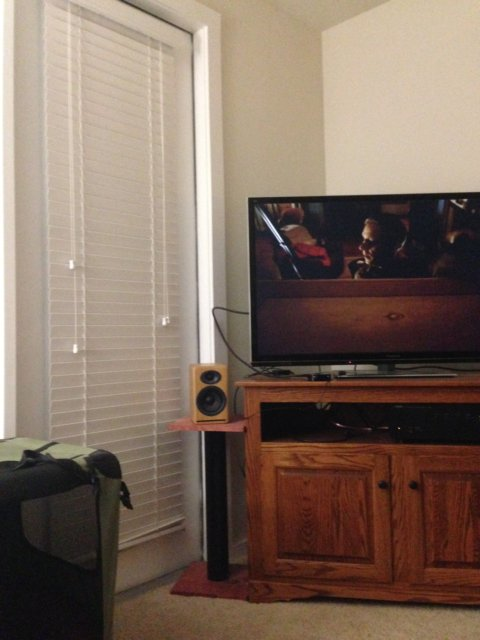
#> input picture room1.jpg, 480 x 640 px, given in place of Image.png, which was not available
$ jupyter execute Harris_Algorithm_Implementation1.ipynb   (shell and % lines are left out)
#> lines starting #> are read from the running program, lines starting #| are printed output that depends on the picture; after the words box and inside, x2 and y2 are one past the last pixel; in counts of white or black regions, pixels touching at a corner belong together; pictures that were not available may be replaced by others from this repository, and a replacement may not be noted
[cell 1]
import cv2
import numpy as np
import scipy.ndimage as ndi
from scipy import signal as sig
import matplotlib.pyplot as plt
from google.colab import files
from google.colab.patches import cv2_imshow

uploaded = files.upload()
#> the answer given: room1.jpg
image=cv2.imread("Image.png")
#> image is the input picture: shape (640, 480, 3); mean B, G, R 95.3, 108.5, 127.8
gray_image = cv2.cvtColor(image, cv2.COLOR_BGR2GRAY)
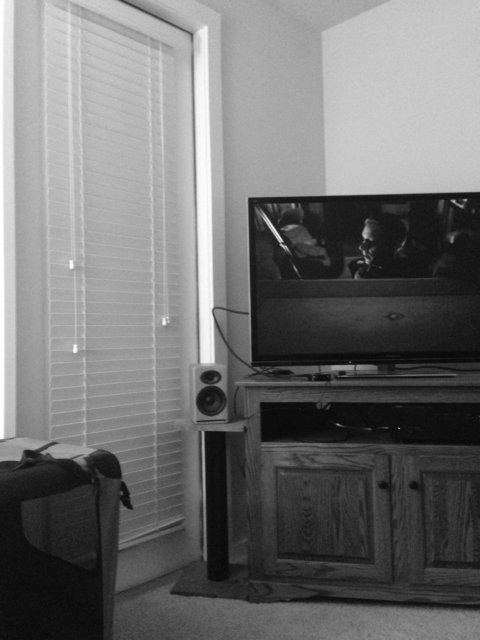
#> gray_image: shape (640, 480); min 2, max 255, mean 112.7
float_image = np.float32(gray_image)

[cell 2]
dest = cv2.cornerHarris(float_image, 2, 5, 0.07)
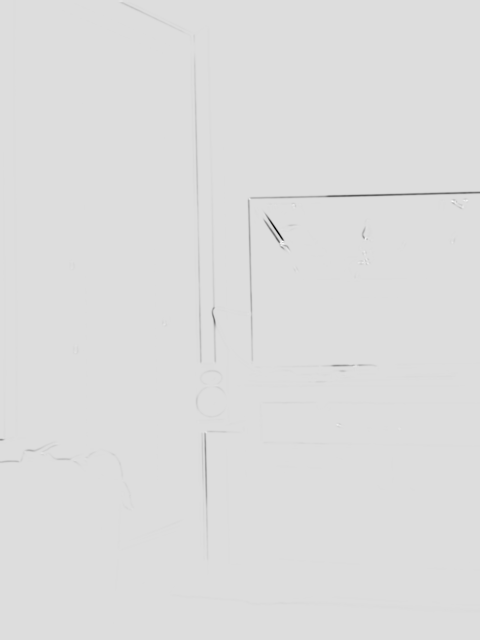
#> dest: shape (640, 480) float32; min -4.21e+09, max 644233088, mean -7362043; drawn with min black and max white
dest = cv2.dilate(dest, None)
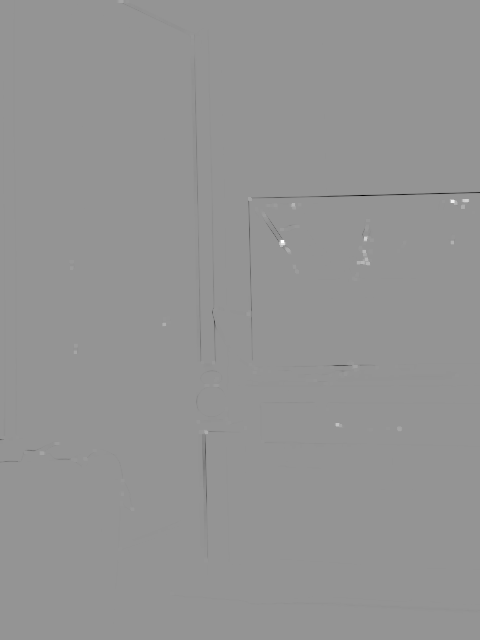
#> dest: shape (640, 480) float32; min -892507712, max 644233088, mean -515275.5; drawn with min black and max white

copy_image = np.copy(image)
image[dest > 0.01*dest.max()] = [0, 0, 255]
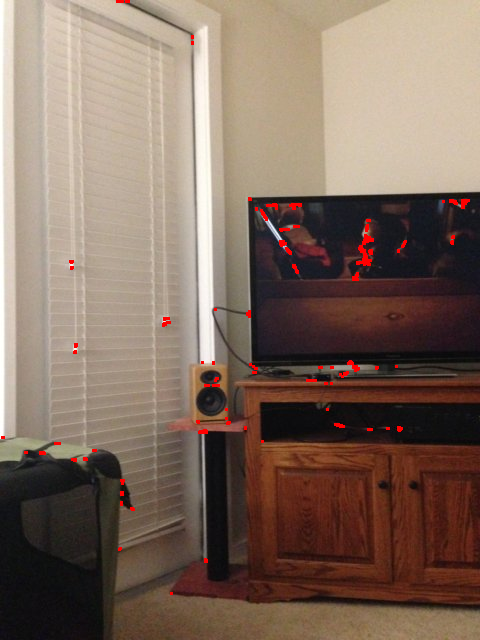
#> image: shape (640, 480, 3); 0.63% of pixels changed, all inside (x1, y1, x2, y2) = (1, 0, 470, 595)

[cell 3]
def diff_x(gray_image):
  filter1 = np.array([[-1, 0, 1], [-2, 0, 2], [-1, 0, 1]])
  return sig.convolve2d(gray_image, filter1, mode = 'same')

def diff_y(gray_image):
  filter2 = np.array([[1, 2, 1], [0, 0, 0], [-1, -2, -1]])
  return sig.convolve2d(gray_image, filter2, mode = 'same')
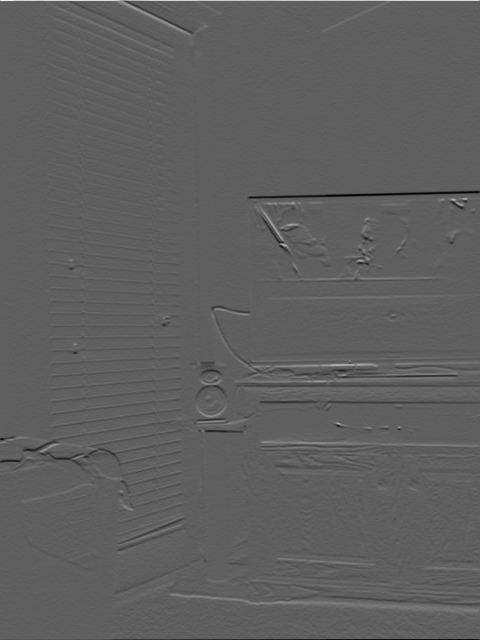
#> returned value: shape (640, 480) int64; min -615, max 1015, mean -0.6; drawn with min black and max white

[cell 4]
I_x = diff_x(gray_image)
I_y = diff_y(gray_image)

Ixx = ndi.gaussian_filter(I_x**2, sigma = 1)
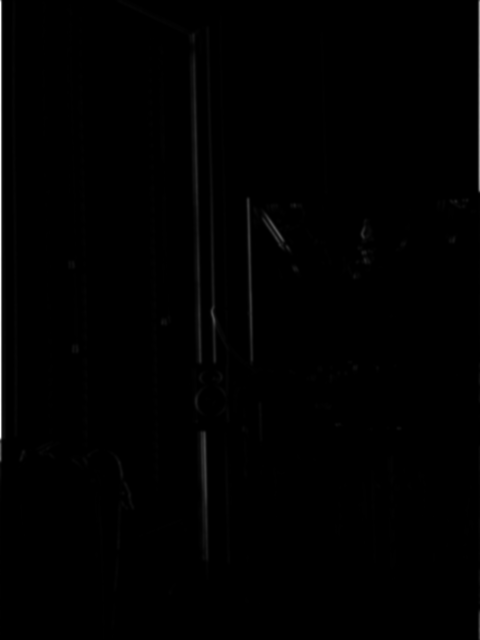
#> Ixx: shape (640, 480) int64; min 0, max 667066, mean 3727.9; drawn with min black and max white
Ixy = ndi.gaussian_filter(I_x*I_y, sigma = 1)
Iyy = ndi.gaussian_filter(I_y**2, sigma = 1)
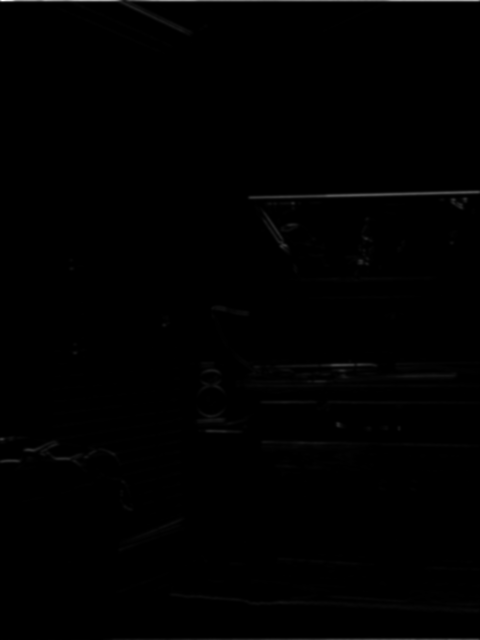
#> Iyy: shape (640, 480) int64; min 0, max 629340, mean 2744.6; drawn with min black and max white

k = 0.05
trace_A = Ixx + Iyy
determinant_A = Ixx*Iyy - Ixy**2
harris_response = determinant_A - k*(trace_A**2)
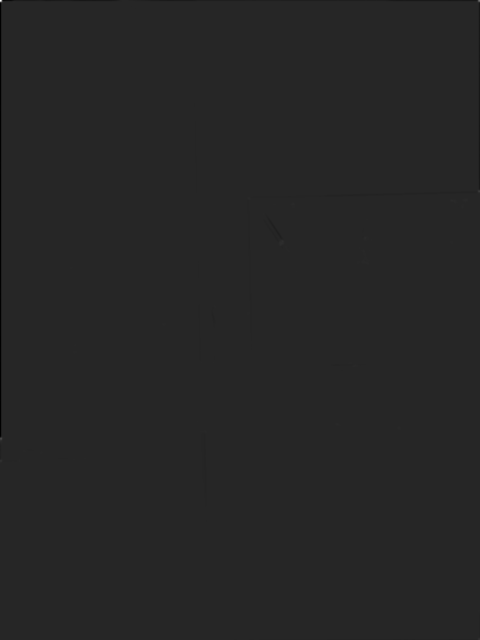
#> harris_response: shape (640, 480) float64; min -2.22e+10, max 1.25e+11, mean -59740327.6; drawn with min black and max white

[cell 5]
corner_image = np.copy(copy_image)
remaining_image = np.copy(copy_image)

for rowindex, response in enumerate(harris_response):
  for colindex, r in enumerate(response):
    if r>0:
      corner_image[rowindex, colindex] = [0,255,0]
    elif r<0:
      remaining_image[rowindex, colindex] = [255,0,0]
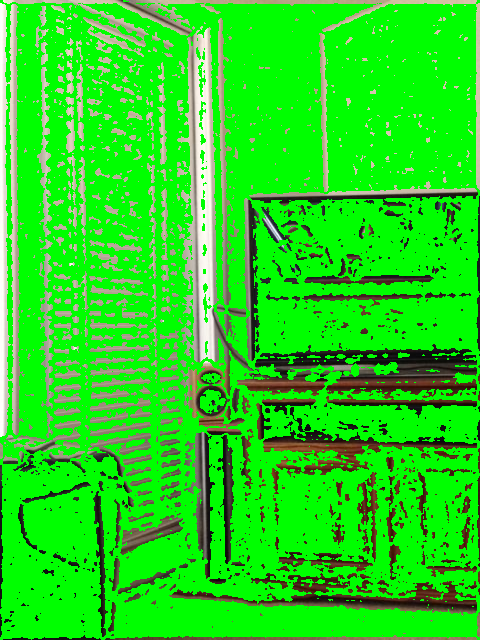
#> corner_image: shape (640, 480, 3); mean B, G, R 27.5, 215.6, 36
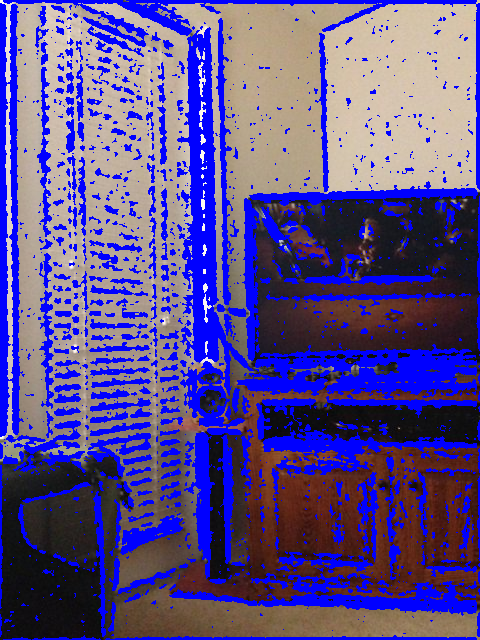
#> remaining_image: shape (640, 480, 3); mean B, G, R 138.1, 77.6, 91.8

#original image
plt.imshow(copy_image)

$ run again, on room2.jpg
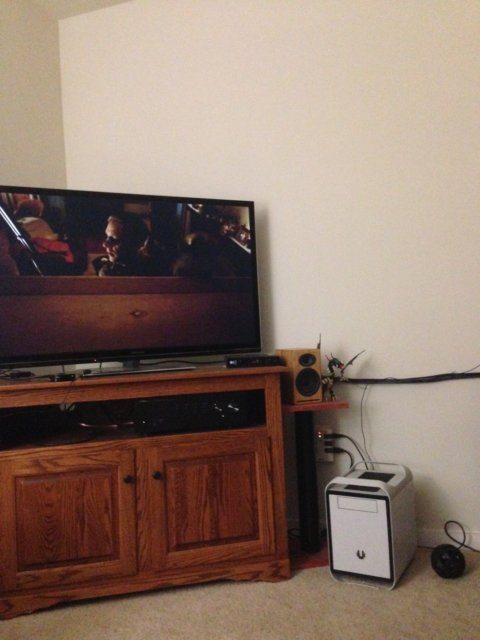
#> input picture room2.jpg, 480 x 640 px, given in place of Image.png, which was not available
#> image is the input picture: shape (640, 480, 3); mean B, G, R 105.4, 117.7, 139.1
#> image: shape (640, 480, 3); 0.72% of pixels changed, all inside (x1, y1, x2, y2) = (0, 192, 468, 592)
#> `Iyy = ndi.gaussian_filter(I_y**2, sigma = 1)`:
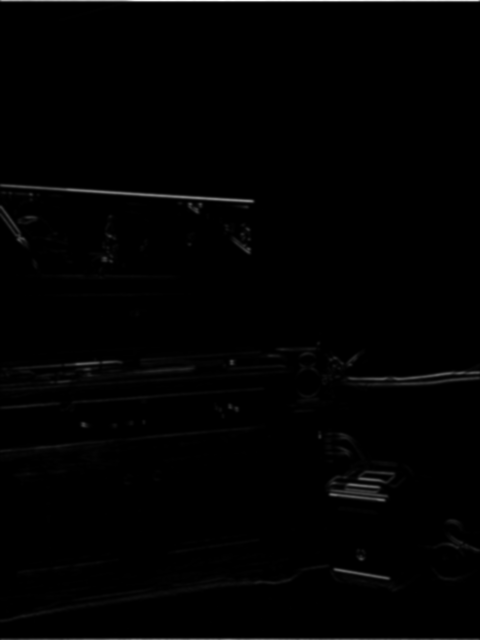
#> Iyy: shape (640, 480) int64; min 0, max 437977, mean 3664.8; drawn with min black and max white
#> after the loop `for rowindex, response in enumerate(harris_response):`:
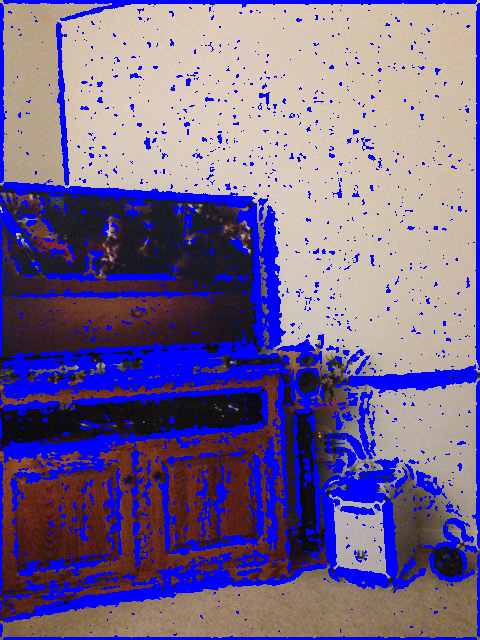
#> remaining_image: shape (640, 480, 3); mean B, G, R 143.6, 100.7, 117.2

$ run again, on Image3.tif
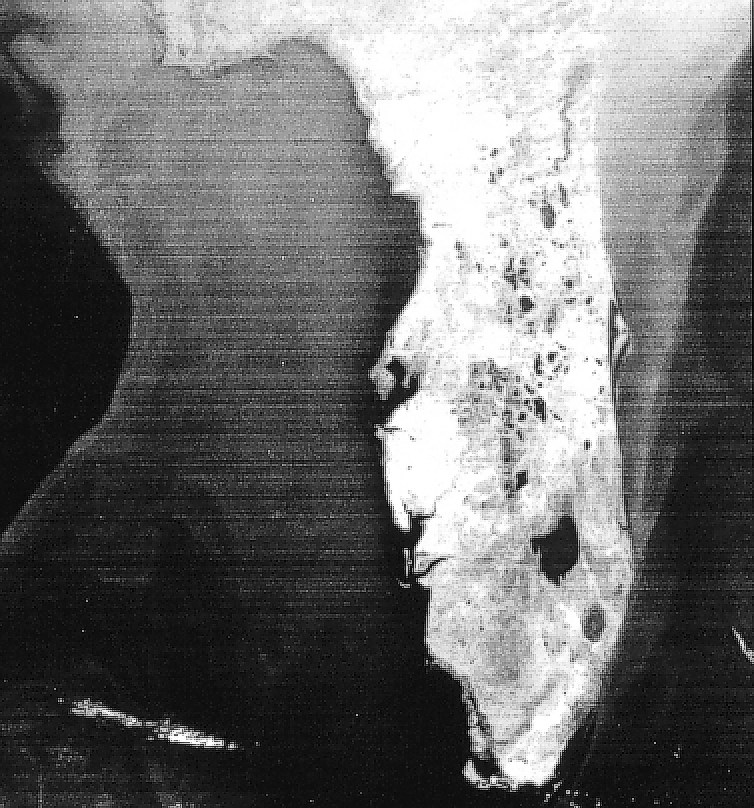
#> input picture Image3.tif, 754 x 808 px, given in place of Image.png, which was not available
#> image is the input picture: shape (808, 754, 3); min 0, max 255, mean 109.3
#> image: shape (808, 754, 3); 4.81% of pixels changed, all inside (x1, y1, x2, y2) = (1, 0, 754, 808)
#> after the loop `for rowindex, response in enumerate(harris_response):`:
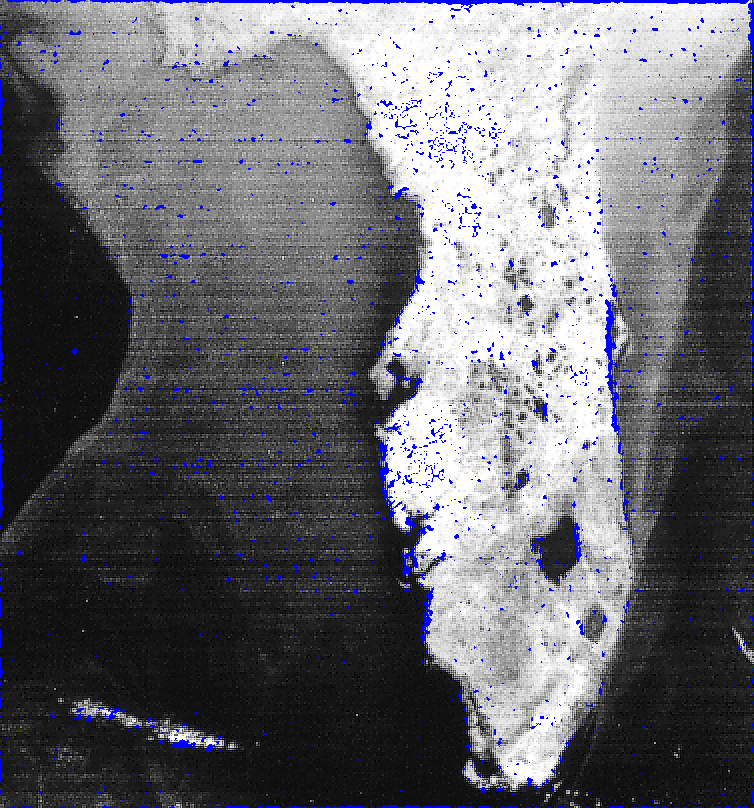
#> remaining_image: shape (808, 754, 3); 2.78% of pixels changed, all inside (x1, y1, x2, y2) = (0, 0, 754, 808)
